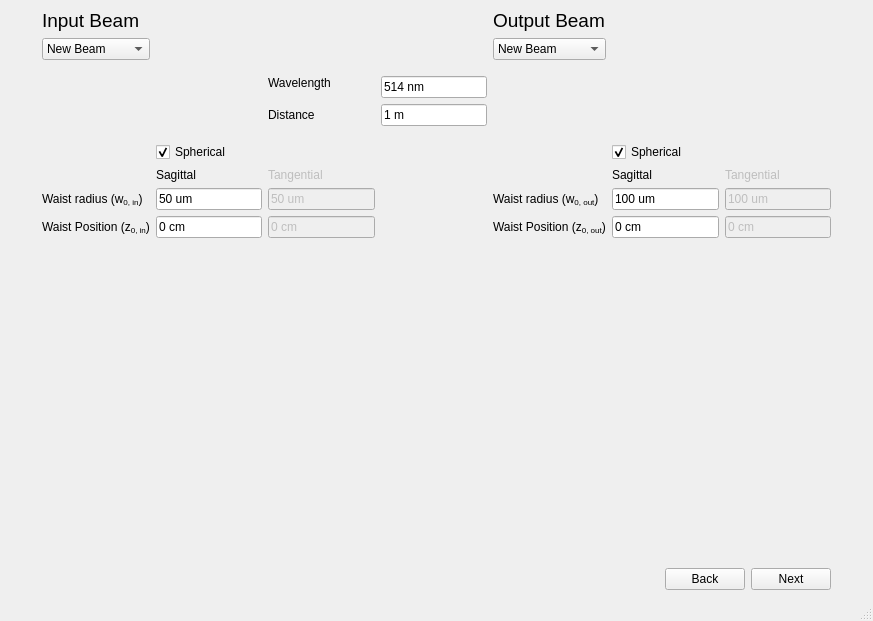
<?xml version="1.0" encoding="UTF-8"?>
<ui version="4.0">
 <class>MainWindow</class>
 <widget class="QMainWindow" name="MainWindow">
  <property name="geometry">
   <rect>
    <x>0</x>
    <y>0</y>
    <width>873</width>
    <height>621</height>
   </rect>
  </property>
  <property name="windowTitle">
   <string>Modematcher</string>
  </property>
  <widget class="QWidget" name="centralwidget">
   <layout class="QGridLayout" name="gridLayout">
    <item row="3" column="0">
     <spacer name="horizontalSpacer_3">
      <property name="orientation">
       <enum>Qt::Horizontal</enum>
      </property>
      <property name="sizeHint" stdset="0">
       <size>
        <width>40</width>
        <height>20</height>
       </size>
      </property>
     </spacer>
    </item>
    <item row="2" column="1">
     <spacer name="verticalSpacer">
      <property name="orientation">
       <enum>Qt::Vertical</enum>
      </property>
      <property name="sizeHint" stdset="0">
       <size>
        <width>20</width>
        <height>40</height>
       </size>
      </property>
     </spacer>
    </item>
    <item row="3" column="1">
     <widget class="QLabel" name="label">
      <property name="sizePolicy">
       <sizepolicy hsizetype="Expanding" vsizetype="Expanding">
        <horstretch>0</horstretch>
        <verstretch>0</verstretch>
       </sizepolicy>
      </property>
      <property name="maximumSize">
       <size>
        <width>801</width>
        <height>236</height>
       </size>
      </property>
      <property name="text">
       <string/>
      </property>
      <property name="pixmap">
       <pixmap>graycad.png</pixmap>
      </property>
      <property name="scaledContents">
       <bool>true</bool>
      </property>
     </widget>
    </item>
    <item row="5" column="1">
     <layout class="QHBoxLayout" name="horizontalLayout_2">
      <item>
       <spacer name="horizontalSpacer_4">
        <property name="orientation">
         <enum>Qt::Horizontal</enum>
        </property>
        <property name="sizeHint" stdset="0">
         <size>
          <width>40</width>
          <height>20</height>
         </size>
        </property>
       </spacer>
      </item>
      <item>
       <widget class="QPushButton" name="button_back">
        <property name="text">
         <string>Back</string>
        </property>
       </widget>
      </item>
      <item>
       <widget class="QPushButton" name="button_next">
        <property name="text">
         <string>Next</string>
        </property>
       </widget>
      </item>
     </layout>
    </item>
    <item row="4" column="1">
     <spacer name="verticalSpacer_2">
      <property name="orientation">
       <enum>Qt::Vertical</enum>
      </property>
      <property name="sizeHint" stdset="0">
       <size>
        <width>20</width>
        <height>40</height>
       </size>
      </property>
     </spacer>
    </item>
    <item row="0" column="1" rowspan="2">
     <layout class="QGridLayout" name="gridLayout_2">
      <item row="8" column="5">
       <widget class="QLabel" name="label_13">
        <property name="text">
         <string>Sagittal</string>
        </property>
       </widget>
      </item>
      <item row="0" column="0">
       <widget class="QLabel" name="label_2">
        <property name="font">
         <font>
          <pointsize>14</pointsize>
         </font>
        </property>
        <property name="text">
         <string>Input Beam</string>
        </property>
       </widget>
      </item>
      <item row="0" column="4">
       <widget class="QLabel" name="label_3">
        <property name="font">
         <font>
          <pointsize>14</pointsize>
         </font>
        </property>
        <property name="layoutDirection">
         <enum>Qt::LeftToRight</enum>
        </property>
        <property name="text">
         <string>Output Beam</string>
        </property>
        <property name="alignment">
         <set>Qt::AlignLeading|Qt::AlignLeft|Qt::AlignVCenter</set>
        </property>
       </widget>
      </item>
      <item row="9" column="5">
       <widget class="QLineEdit" name="lineEdit_waist_output_sag">
        <property name="text">
         <string>100 um</string>
        </property>
       </widget>
      </item>
      <item row="9" column="0">
       <widget class="QLabel" name="label_6">
        <property name="text">
         <string>Waist radius (w&lt;sub&gt;0, in&lt;/sub&gt;)</string>
        </property>
       </widget>
      </item>
      <item row="4" column="2">
       <widget class="QLabel" name="label_4">
        <property name="text">
         <string>Wavelength</string>
        </property>
        <property name="alignment">
         <set>Qt::AlignLeading|Qt::AlignLeft|Qt::AlignTop</set>
        </property>
       </widget>
      </item>
      <item row="7" column="5">
       <widget class="QCheckBox" name="CheckBox_spherical_output_beam">
        <property name="text">
         <string>Spherical</string>
        </property>
        <property name="checked">
         <bool>true</bool>
        </property>
       </widget>
      </item>
      <item row="6" column="3">
       <spacer name="verticalSpacer_3">
        <property name="orientation">
         <enum>Qt::Vertical</enum>
        </property>
        <property name="sizeType">
         <enum>QSizePolicy::Fixed</enum>
        </property>
        <property name="sizeHint" stdset="0">
         <size>
          <width>20</width>
          <height>10</height>
         </size>
        </property>
       </spacer>
      </item>
      <item row="9" column="2">
       <widget class="QLineEdit" name="lineEdit_waist_input_tan">
        <property name="enabled">
         <bool>false</bool>
        </property>
        <property name="text">
         <string>50 um</string>
        </property>
        <property name="readOnly">
         <bool>false</bool>
        </property>
       </widget>
      </item>
      <item row="8" column="1">
       <widget class="QLabel" name="label_11">
        <property name="text">
         <string>Sagittal</string>
        </property>
       </widget>
      </item>
      <item row="10" column="0">
       <widget class="QLabel" name="label_5">
        <property name="text">
         <string>Waist Position (z&lt;sub&gt;0, in&lt;/sub&gt;)</string>
        </property>
       </widget>
      </item>
      <item row="10" column="6">
       <widget class="QLineEdit" name="lineEdit_waist_position_output_tan">
        <property name="enabled">
         <bool>false</bool>
        </property>
        <property name="text">
         <string>0 cm</string>
        </property>
       </widget>
      </item>
      <item row="10" column="2">
       <widget class="QLineEdit" name="lineEdit_waist_position_tan">
        <property name="enabled">
         <bool>false</bool>
        </property>
        <property name="text">
         <string>0 cm</string>
        </property>
       </widget>
      </item>
      <item row="5" column="3">
       <widget class="QLineEdit" name="lineEdit_distance">
        <property name="text">
         <string>1 m</string>
        </property>
       </widget>
      </item>
      <item row="9" column="1">
       <widget class="QLineEdit" name="lineEdit_waist_input_sag">
        <property name="text">
         <string>50 um</string>
        </property>
       </widget>
      </item>
      <item row="3" column="3">
       <spacer name="verticalSpacer_4">
        <property name="orientation">
         <enum>Qt::Vertical</enum>
        </property>
        <property name="sizeType">
         <enum>QSizePolicy::Fixed</enum>
        </property>
        <property name="sizeHint" stdset="0">
         <size>
          <width>20</width>
          <height>10</height>
         </size>
        </property>
       </spacer>
      </item>
      <item row="9" column="4">
       <widget class="QLabel" name="label_8">
        <property name="text">
         <string>Waist radius (w&lt;sub&gt;0, out&lt;/sub&gt;)</string>
        </property>
       </widget>
      </item>
      <item row="10" column="4">
       <widget class="QLabel" name="label_10">
        <property name="text">
         <string>Waist Position (z&lt;sub&gt;0, out&lt;/sub&gt;)</string>
        </property>
       </widget>
      </item>
      <item row="5" column="2">
       <widget class="QLabel" name="label_15">
        <property name="text">
         <string>Distance</string>
        </property>
       </widget>
      </item>
      <item row="8" column="2">
       <widget class="QLabel" name="label_12">
        <property name="enabled">
         <bool>false</bool>
        </property>
        <property name="text">
         <string>Tangential</string>
        </property>
       </widget>
      </item>
      <item row="2" column="0">
       <widget class="QComboBox" name="comboBox_input_beam">
        <item>
         <property name="text">
          <string>New Beam</string>
         </property>
        </item>
       </widget>
      </item>
      <item row="9" column="6">
       <widget class="QLineEdit" name="lineEdit_waist_output_tan">
        <property name="enabled">
         <bool>false</bool>
        </property>
        <property name="text">
         <string>100 um</string>
        </property>
       </widget>
      </item>
      <item row="4" column="3">
       <widget class="QLineEdit" name="lineEdit_wavelength">
        <property name="text">
         <string>514 nm</string>
        </property>
       </widget>
      </item>
      <item row="0" column="3">
       <spacer name="horizontalSpacer">
        <property name="orientation">
         <enum>Qt::Horizontal</enum>
        </property>
        <property name="sizeHint" stdset="0">
         <size>
          <width>40</width>
          <height>20</height>
         </size>
        </property>
       </spacer>
      </item>
      <item row="8" column="6">
       <widget class="QLabel" name="label_14">
        <property name="enabled">
         <bool>false</bool>
        </property>
        <property name="text">
         <string>Tangential</string>
        </property>
       </widget>
      </item>
      <item row="2" column="4">
       <widget class="QComboBox" name="comboBox_output_beam">
        <item>
         <property name="text">
          <string>New Beam</string>
         </property>
        </item>
       </widget>
      </item>
      <item row="7" column="1">
       <widget class="QCheckBox" name="CheckBox_spherical_input_beam">
        <property name="text">
         <string>Spherical</string>
        </property>
        <property name="checked">
         <bool>true</bool>
        </property>
       </widget>
      </item>
      <item row="10" column="5">
       <widget class="QLineEdit" name="lineEdit_waist_position_output_sag">
        <property name="text">
         <string>0 cm</string>
        </property>
       </widget>
      </item>
      <item row="10" column="1">
       <widget class="QLineEdit" name="lineEdit_waist_position_sag">
        <property name="text">
         <string>0 cm</string>
        </property>
       </widget>
      </item>
     </layout>
    </item>
    <item row="0" column="2">
     <spacer name="horizontalSpacer_2">
      <property name="orientation">
       <enum>Qt::Horizontal</enum>
      </property>
      <property name="sizeHint" stdset="0">
       <size>
        <width>40</width>
        <height>20</height>
       </size>
      </property>
     </spacer>
    </item>
    <item row="0" column="0">
     <spacer name="horizontalSpacer_5">
      <property name="orientation">
       <enum>Qt::Horizontal</enum>
      </property>
      <property name="sizeHint" stdset="0">
       <size>
        <width>40</width>
        <height>20</height>
       </size>
      </property>
     </spacer>
    </item>
   </layout>
  </widget>
  <widget class="QStatusBar" name="statusbar"/>
 </widget>
 <resources/>
 <connections/>
</ui>
